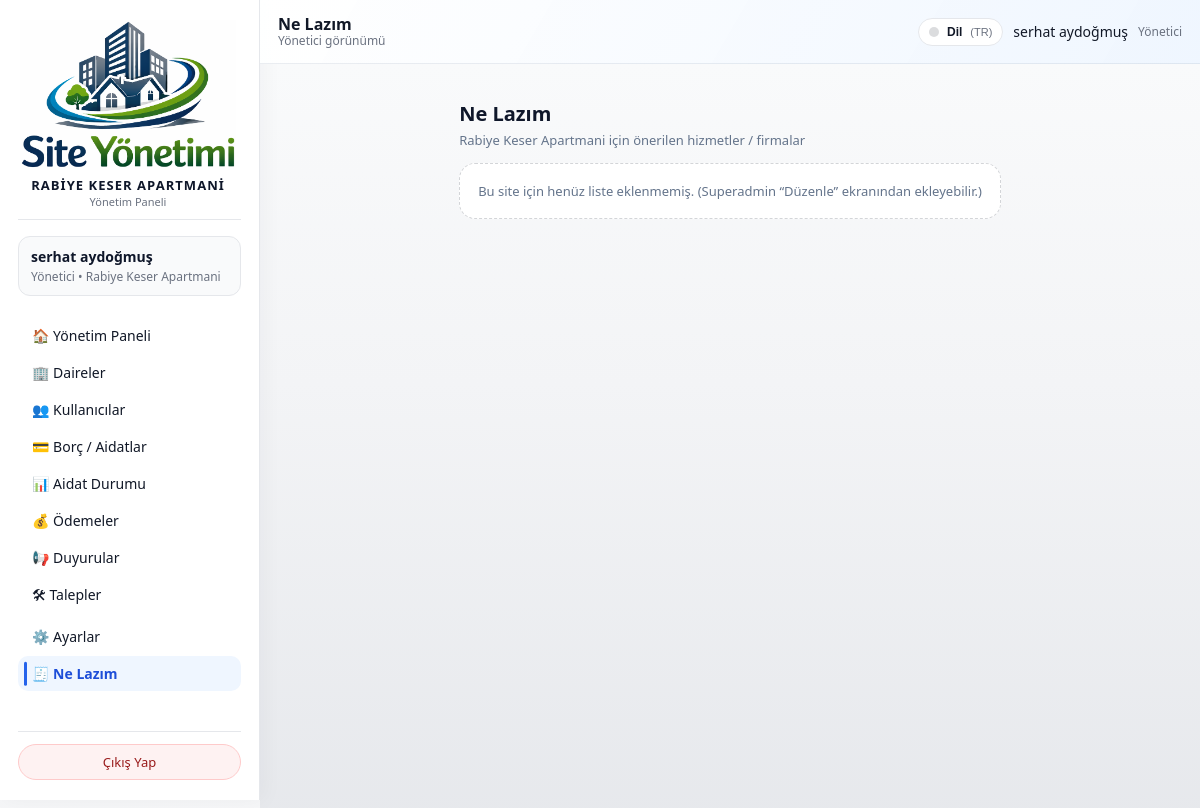
The page /admin/ne-lazim (signed in) on the database as committed earlier.
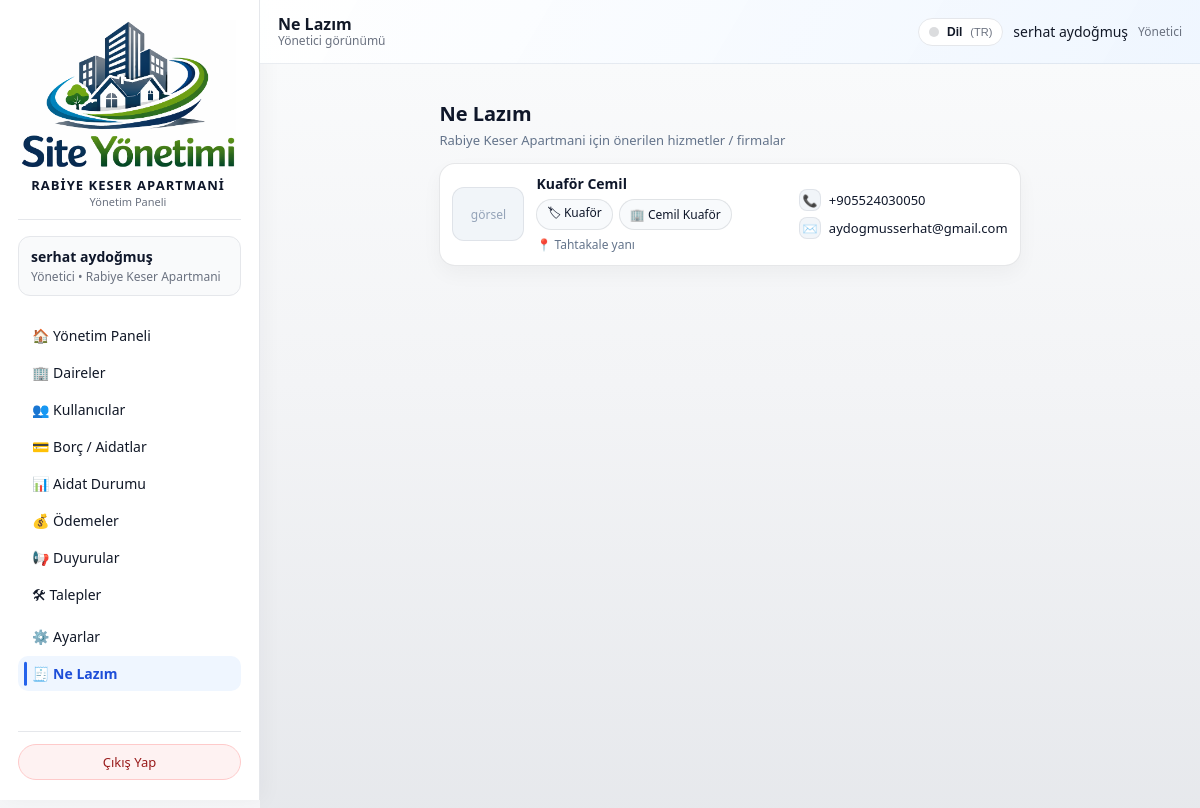
The same page on the database as committed later.
### models/need_item_model.py (models this page shows)
class NeedItem(db.Model):
    __tablename__ = "need_items"
    id = db.Column(db.Integer, primary_key=True)
    site_id = db.Column(db.Integer, db.ForeignKey("sites.id"), nullable=False, index=True)
    title = db.Column(db.String(160), nullable=False)              # İlan başlığı
    description = db.Column(db.Text, nullable=True)                # kısa açıklama
    image_url = db.Column(db.String(500), nullable=True)
    company_name = db.Column(db.String(160), nullable=True)
    category = db.Column(db.String(80), nullable=True)             # örn: Market / Kuaför / Eczane
    address = db.Column(db.String(300), nullable=True)
    phone = db.Column(db.String(50), nullable=True)
    email = db.Column(db.String(120), nullable=True)
    website = db.Column(db.String(200), nullable=True)
    is_active = db.Column(db.Boolean, default=True, nullable=False)
    sort_order = db.Column(db.Integer, default=0, nullable=False)
    created_at = db.Column(db.DateTime, default=datetime.utcnow, nullable=False)
    updated_at = db.Column(db.DateTime, default=datetime.utcnow, onupdate=datetime.utcnow, nullable=False)
    site = db.relationship("Site", backref=db.backref("need_items", lazy="dynamic"))

### routes/admin_routes.py (the view)
@admin_bp.route("/ne-lazim", methods=["GET"])
@admin_required
def ne_lazim():
    admin_user = _get_current_admin()
    site_id = _get_active_site_id_for_user(admin_user)
    if not site_id:
        flash("Bu sayfayı görmek için aktif bir site seçili olmalı.", "error")
        return redirect(url_for("admin.dashboard"))
    items = (
        NeedItem.query
        .filter_by(site_id=site_id, is_active=True)
        .order_by(NeedItem.sort_order.asc(), NeedItem.id.desc())
        .all()
    )
    return render_template(
        "ne_lazim.html",
        items=items,
        active_site_name=session.get("active_site_name"),
    )

### routes/admin_routes.py (called while the page is built)
def admin_required(view_func):
    @wraps(view_func)
    def wrapped_view(*args, **kwargs):
        user_id = session.get("user_id")
        role = session.get("user_role")
        if not user_id:
            flash("Devam etmek için lütfen giriş yapın.", "info")
            return redirect(url_for("auth.login"))
        if role not in ("admin", "super_admin"):
            flash("Bu alana sadece yönetici kullanıcılar erişebilir.", "error")
            return redirect(url_for("index"))
        return view_func(*args, **kwargs)
    return wrapped_view

def _get_current_admin():
    user_id = session.get("user_id")
    if not user_id:
        return None
    try:
        return User.query.get(user_id)
    except SQLAlchemyError as exc:
        current_app.logger.exception("Admin bilgisi alınamadı: %s", exc)
        return None

@admin_bp.app_context_processor
def inject_site_name():
    name = session.get("site_name")
    if not name:
        name = get_site_display_name()  # DB'den oku (SystemSetting)
        session["site_name"] = name
    return {"current_site_name": name}

### templates/ne_lazim.html (shortened to what this page needs)
{% extends "base.html" %}
{% block topbar_title %}Ne Lazım{% endblock %}
{% block content %}
<div class="need-wrap">
  <div class="need-head">
    <div>
      <div class="need-title">Ne Lazım</div>
      <div class="need-sub">{{ active_site_name or current_site_name or '' }} için önerilen hizmetler / firmalar</div>
    </div>
  </div>
  <div class="need-list">
    {% if items and items|length > 0 %}
      {% for it in items %}
        <div class="need-item">
          <div class="need-img">
            {% if it.image_url %}
              <img src="{{ it.image_url }}" alt="img">
            {% else %}
              görsel
            {% endif %}
          </div>
          <div class="need-main">
            <div class="h">{{ it.title }}</div>
            <div class="meta">
              {% if it.category %}<span class="pill">🏷 {{ it.category }}</span>{% endif %}
              {% if it.company_name %}<span class="pill">🏢 {{ it.company_name }}</span>{% endif %}
            </div>
            {% if it.address %}<div class="muted">📍 {{ it.address }}</div>{% endif %}
          </div>
          <div class="need-contact">
            {% if it.phone %}
              <div class="c-row">
                <div class="c-ico">📞</div>
                <a class="truncate" href="tel:{{ it.phone }}">{{ it.phone }}</a>
              </div>
            {% endif %}
            {% if it.email %}
              <div class="c-row">
                <div class="c-ico">✉️</div>
                <a class="truncate" href="mailto:{{ it.email }}">{{ it.email }}</a>
              </div>
            {% endif %}
          </div>
        </div>
      {% endfor %}
    {% else %}
      <div class="empty">
        Bu site için henüz liste eklenmemiş. (Superadmin “Düzenle” ekranından ekleyebilir.)
      </div>
    {% endif %}
  </div>
</div>
{% endblock %}

Rows that differ between the two databases and show on the page:
added NeedItem: shows "görsel", title "Kuaför Cemil", category "Kuaför", company_name "Cemil Kuaför", address "Tahtakale yanı", phone "+905524030050", email "aydogmusserhat@gmail.com"
Other text that changed with them:
text no longer shown: "Bu site için henüz liste eklenmemiş. (Superadmin “Düzenle” ekranından ekleyebilir.)"
